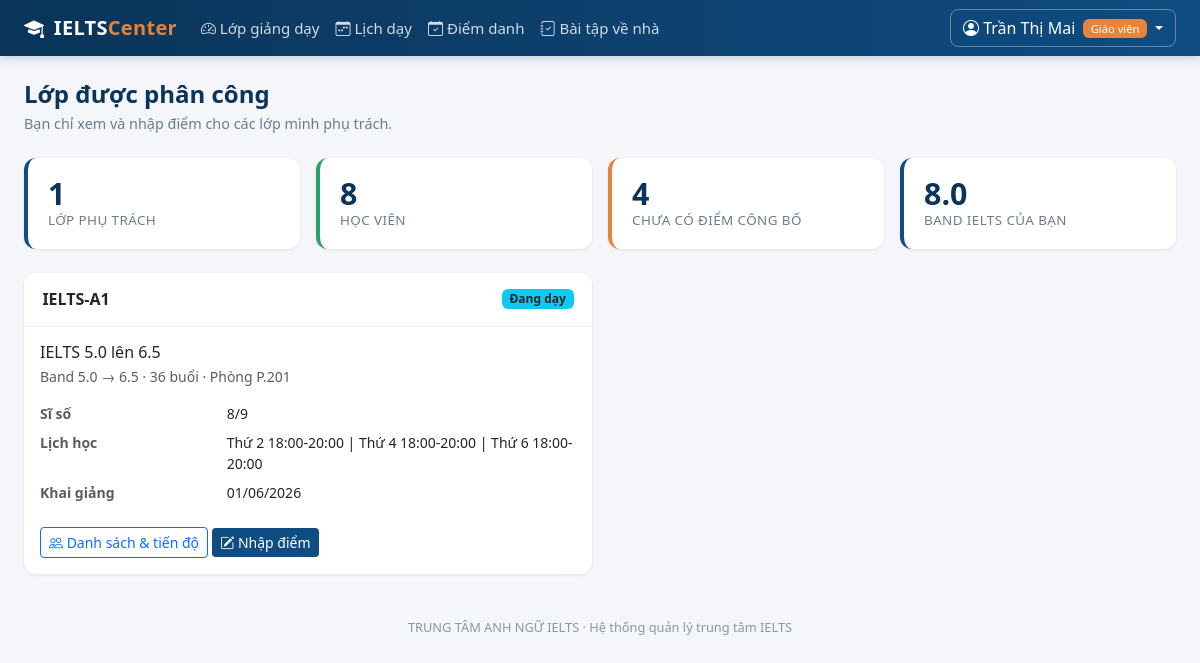
Page /giao-vien/ (signed in) on the committed database.
### models.py (models this page shows, shortened)
class User(UserMixin, db.Model):
    __tablename__ = "users"
    id = db.Column(db.Integer, primary_key=True)
    username = db.Column(db.String(50), unique=True, nullable=False, index=True)
    password_hash = db.Column(db.String(255), nullable=False)
    role = db.Column(db.String(20), nullable=False, default=ROLE_STUDENT)
    full_name = db.Column(db.String(120), nullable=False)
    email = db.Column(db.String(120))
    phone = db.Column(db.String(20))
    is_locked = db.Column(db.Boolean, default=False, nullable=False)
    failed_logins = db.Column(db.Integer, default=0, nullable=False)
    created_at = db.Column(db.DateTime, default=datetime.now)
    teacher = db.relationship(
        "TeacherProfile", back_populates="user", uselist=False, cascade="all, delete-orphan"
    )
    student = db.relationship(
        "StudentProfile", back_populates="user", uselist=False, cascade="all, delete-orphan"
    )
    @property
    def role_label(self):
        return ROLE_LABELS.get(self.role, self.role)
    @property
    def is_admin(self):
        return self.role == ROLE_ADMIN
    @property
    def is_teacher(self):
        return self.role == ROLE_TEACHER

class TeacherProfile(db.Model):
    __tablename__ = "teacher_profiles"
    id = db.Column(db.Integer, primary_key=True)
    user_id = db.Column(db.Integer, db.ForeignKey("users.id"), unique=True, nullable=False)
    degree = db.Column(db.String(150))          # bang cap
    ielts_band = db.Column(db.Float)            # band IELTS cua giao vien
    skills = db.Column(db.String(150))          # ky nang dam nhiem
    is_active = db.Column(db.Boolean, default=True, nullable=False)
    note = db.Column(db.Text)
    user = db.relationship("User", back_populates="teacher")
    classes = db.relationship("ClassRoom", back_populates="teacher")

class ClassRoom(db.Model):
    __tablename__ = "classes"
    id = db.Column(db.Integer, primary_key=True)
    code = db.Column(db.String(20), unique=True, nullable=False)
    course_id = db.Column(db.Integer, db.ForeignKey("courses.id"), nullable=False)
    teacher_id = db.Column(db.Integer, db.ForeignKey("teacher_profiles.id"))
    room = db.Column(db.String(30))
    start_date = db.Column(db.Date)
    max_size = db.Column(db.Integer, default=20, nullable=False)
    status = db.Column(db.String(20), default="open", nullable=False)
    course = db.relationship("Course", back_populates="classes")
    teacher = db.relationship("TeacherProfile", back_populates="classes")
    schedules = db.relationship(
        "Schedule", back_populates="classroom", cascade="all, delete-orphan"
    )
    enrollments = db.relationship(
        "Enrollment", back_populates="classroom", cascade="all, delete-orphan"
    )
    homework_assignments = db.relationship(
        "Homework", back_populates="classroom", cascade="all, delete-orphan"
    )
    @property
    def status_label(self):
        return CLASS_STATUS.get(self.status, self.status)
    @property
    def current_size(self):
        return len([e for e in self.enrollments if e.status in ("studying", "reserved")])
    @property
    def schedule_display(self):
        if not self.schedules:
            return "Chưa xếp lịch"
        return " | ".join(
            f"{WEEKDAYS[s.weekday]} {s.start_time}-{s.end_time}" for s in self.schedules
        )

class Course(db.Model):
    __tablename__ = "courses"
    id = db.Column(db.Integer, primary_key=True)
    code = db.Column(db.String(20), unique=True, nullable=False)
    name = db.Column(db.String(150), nullable=False)
    entry_band = db.Column(db.Float, nullable=False)
    target_band = db.Column(db.Float, nullable=False)
    sessions = db.Column(db.Integer, nullable=False, default=36)
    tuition = db.Column(db.Integer, nullable=False, default=0)   # hoc phi (VND)
    is_open = db.Column(db.Boolean, default=True, nullable=False)
    description = db.Column(db.Text)
    classes = db.relationship("ClassRoom", back_populates="course")

class Enrollment(db.Model):
    __tablename__ = "enrollments"
    __table_args__ = (db.UniqueConstraint("student_id", "class_id", name="uq_student_class"),)
    id = db.Column(db.Integer, primary_key=True)
    student_id = db.Column(db.Integer, db.ForeignKey("student_profiles.id"), nullable=False)
    class_id = db.Column(db.Integer, db.ForeignKey("classes.id"), nullable=False)
    enrolled_at = db.Column(db.DateTime, default=datetime.now)
    status = db.Column(db.String(20), default="studying", nullable=False)
    student = db.relationship("StudentProfile", back_populates="enrollments")
    classroom = db.relationship("ClassRoom", back_populates="enrollments")
    scores = db.relationship(
        "ScoreRecord", back_populates="enrollment", cascade="all, delete-orphan"
    )
    attendance_records = db.relationship(
        "AttendanceRecord",
        back_populates="enrollment",
        cascade="all, delete-orphan",
        order_by="AttendanceRecord.attendance_date.desc()",
    )
    homework_submissions = db.relationship(
        "HomeworkSubmission",
        back_populates="enrollment",
        cascade="all, delete-orphan",
        order_by="HomeworkSubmission.submitted_at.desc()",
    )

class Schedule(db.Model):
    __tablename__ = "schedules"
    id = db.Column(db.Integer, primary_key=True)
    class_id = db.Column(db.Integer, db.ForeignKey("classes.id"), nullable=False)
    weekday = db.Column(db.Integer, nullable=False)      # 0 = Thu 2
    start_time = db.Column(db.String(5), nullable=False)  # 'HH:MM'
    end_time = db.Column(db.String(5), nullable=False)
    classroom = db.relationship("ClassRoom", back_populates="schedules")

### blueprints/teacher.py (the view)
@teacher_bp.route("/")
def dashboard():
    classes = my_classes()
    total_students = sum(c.current_size for c in classes)
    pending = 0
    for c in classes:
        for e in c.enrollments:
            if e.status != "stopped" and not any(s.is_published for s in e.scores):
                pending += 1
    return render_template(
        "teacher/dashboard.html",
        classes=classes,
        total_students=total_students,
        pending=pending,
    )

### blueprints/teacher.py (called while the page is built)
@teacher_bp.before_request
@teacher_required
def _guard():
    return None

def my_classes():
    profile = current_user.teacher
    if profile is None:
        return []
    return (
        ClassRoom.query.filter_by(teacher_id=profile.id).order_by(ClassRoom.code).all()
    )

### models.py (called while the page is built)
@login_manager.user_loader
def load_user(user_id):
    return db.session.get(User, int(user_id))

### utils.py (called while the page is built)
def role_required(*roles):
    def decorator(view):
        @wraps(view)
        def wrapper(*args, **kwargs):
            if not current_user.is_authenticated:
                flash("Vui lòng đăng nhập để tiếp tục.", "warning")
                return redirect(url_for("auth.login"))
            if current_user.role not in roles:
                abort(403)
            return view(*args, **kwargs)
        return wrapper
    return decorator

### templates/teacher/dashboard.html (shortened to what this page needs)
{% extends "base.html" %}
{% block content %}
<h4 class="page-title">Lớp được phân công</h4>
<p class="page-sub mb-4">Bạn chỉ xem và nhập điểm cho các lớp mình phụ trách.</p>
<div class="row g-3 mb-4">
  <div class="col-6 col-lg-3">
    <div class="stat-card">
      <div class="stat-value">{{ classes|length }}</div>
      <div class="stat-label">Lớp phụ trách</div>
    </div>
  </div>
  <div class="col-6 col-lg-3">
    <div class="stat-card green">
      <div class="stat-value">{{ total_students }}</div>
      <div class="stat-label">Học viên</div>
    </div>
  </div>
  <div class="col-6 col-lg-3">
    <div class="stat-card accent">
      <div class="stat-value">{{ pending }}</div>
      <div class="stat-label">Chưa có điểm công bố</div>
    </div>
  </div>
  <div class="col-6 col-lg-3">
    <div class="stat-card">
      <div class="stat-value">{{ current_user.teacher.ielts_band or '—' }}</div>
      <div class="stat-label">Band IELTS của bạn</div>
    </div>
  </div>
</div>
<div class="row g-3">
{% for c in classes %}
  <div class="col-lg-6">
    <div class="card h-100">
      <div class="card-header d-flex justify-content-between align-items-center">
        <span>{{ c.code }}</span>
        <span class="badge bg-info text-dark">{{ c.status_label }}</span>
      </div>
      <div class="card-body">
        <h6 class="mb-1">{{ c.course.name }}</h6>
        <p class="small text-muted mb-3">
          Band {{ c.course.entry_band }} → {{ c.course.target_band }} ·
          {{ c.course.sessions }} buổi · Phòng {{ c.room or '—' }}
        </p>
        <dl class="row small mb-3">
          <dt class="col-4 text-muted">Sĩ số</dt><dd class="col-8">{{ c.current_size }}/{{ c.max_size }}</dd>
          <dt class="col-4 text-muted">Lịch học</dt><dd class="col-8">{{ c.schedule_display }}</dd>
          <dt class="col-4 text-muted">Khai giảng</dt><dd class="col-8">{{ c.start_date | date_vn }}</dd>
        </dl>
        <a href="{{ url_for('teacher.class_detail', class_id=c.id) }}" class="btn btn-sm btn-outline-primary">
          <i class="bi bi-people"></i> Danh sách & tiến độ
        </a>
        <a href="{{ url_for('teacher.enter_scores', class_id=c.id) }}" class="btn btn-sm btn-primary" style="background:var(--brand);border:none">
          <i class="bi bi-pencil-square"></i> Nhập điểm
        </a>
      </div>
    </div>
  </div>
{% else %}
  <div class="col-12">
    <div class="alert alert-info">Bạn chưa được phân công lớp nào. Liên hệ quản trị viên để được phân lớp.</div>
  </div>
{% endfor %}
</div>
{% endblock %}

### templates/base.html (shortened to what this page needs)
<!DOCTYPE html>
<html lang="vi">
<head>
  <link href="{{ url_for('static', filename='vendor/bootstrap/bootstrap.min.css') }}" rel="stylesheet">
  <link href="{{ url_for('static', filename='vendor/bootstrap-icons/bootstrap-icons.min.css') }}" rel="stylesheet">
  <link rel="stylesheet" href="{{ url_for('static', filename='css/style.css') }}">
</head>
<body class="{% if not current_user.is_authenticated %}page-auth{% endif %}">
{% if current_user.is_authenticated %}
<nav class="navbar navbar-expand-lg app-navbar sticky-top">
  <div class="container-fluid px-4">
    <a class="navbar-brand" href="{{ url_for('auth.index') }}">
      <i class="bi bi-mortarboard-fill me-1"></i> IELTS<span class="brand-light">Center</span>
    </a>
    <div class="collapse navbar-collapse" id="mainNav">
      <ul class="navbar-nav me-auto">
        {% if current_user.is_admin %}
          <li class="nav-item"><a class="nav-link" href="{{ url_for('admin.dashboard') }}"><i class="bi bi-speedometer2"></i> Tổng quan</a></li>
          <li class="nav-item"><a class="nav-link" href="{{ url_for('admin.courses') }}"><i class="bi bi-journal-bookmark"></i> Khóa học</a></li>
          <li class="nav-item"><a class="nav-link" href="{{ url_for('admin.classes') }}"><i class="bi bi-people"></i> Lớp học</a></li>
          <li class="nav-item"><a class="nav-link" href="{{ url_for('admin.schedule_management') }}"><i class="bi bi-calendar-week"></i> Lịch học</a></li>
          <li class="nav-item"><a class="nav-link" href="{{ url_for('admin.teachers') }}"><i class="bi bi-person-video3"></i> Giáo viên</a></li>
          <li class="nav-item"><a class="nav-link" href="{{ url_for('admin.students') }}"><i class="bi bi-person-badge"></i> Học viên</a></li>
          <li class="nav-item"><a class="nav-link" href="{{ url_for('admin.attendance_report') }}"><i class="bi bi-calendar-check"></i> Điểm danh</a></li>
          <li class="nav-item"><a class="nav-link" href="{{ url_for('admin.accounts') }}"><i class="bi bi-shield-lock"></i> Tài khoản</a></li>
          <li class="nav-item"><a class="nav-link" href="{{ url_for('admin.scores') }}"><i class="bi bi-clipboard-data"></i> Kết quả</a></li>
        {% elif current_user.is_teacher %}
          <li class="nav-item"><a class="nav-link" href="{{ url_for('teacher.dashboard') }}"><i class="bi bi-speedometer2"></i> Lớp giảng dạy</a></li>
          <li class="nav-item"><a class="nav-link" href="{{ url_for('teacher.schedule') }}"><i class="bi bi-calendar-week"></i> Lịch dạy</a></li>
          <li class="nav-item"><a class="nav-link" href="{{ url_for('teacher.attendance') }}"><i class="bi bi-calendar-check"></i> Điểm danh</a></li>
          <li class="nav-item"><a class="nav-link" href="{{ url_for('teacher.homework_list') }}"><i class="bi bi-journal-check"></i> Bài tập về nhà</a></li>
        {% endif %}
      </ul>
      <div class="dropdown">
        <a class="btn btn-user dropdown-toggle" href="#" data-bs-toggle="dropdown">
          <i class="bi bi-person-circle"></i>
          {{ current_user.full_name }}
          <span class="badge role-badge ms-1">{{ current_user.role_label }}</span>
        </a>
      </div>
    </div>
  </div>
</nav>
{% endif %}
<main class="{% if current_user.is_authenticated %}container-fluid px-4 py-4{% else %}auth-wrapper{% endif %}">
  {% block content %}{% endblock %}
</main>
{% if current_user.is_authenticated %}
<footer class="app-footer">
  {{ CENTER_NAME }} · Hệ thống quản lý trung tâm IELTS
</footer>
{% endif %}
</body>
</html>

### static/css/style.css (style rules this page uses)
:root { --brand: #0f4c81; --brand-dark: #0a3459; --brand-light: #4a90c2; --accent: #e8833a; --surface: #f4f6f9; }
body { background: var(--surface); font-family: "Segoe UI", Roboto, "Helvetica Neue", Arial, sans-serif; color: #23303d; min-height: 100vh; }
.app-navbar { background: linear-gradient(90deg, var(--brand-dark), var(--brand)); box-shadow: 0 2px 10px rgba(15, 76, 129, .25); }
.app-navbar .navbar-brand { color: #fff; font-weight: 700; letter-spacing: .3px; }
.app-navbar .brand-light { color: var(--accent); }
.app-navbar .nav-link { color: rgba(255, 255, 255, .82); font-size: .94rem; padding: .5rem .85rem; border-radius: 6px; }
.btn-user { color: #fff; border: 1px solid rgba(255,255,255,.35); border-radius: 8px; }
.role-badge { background: var(--accent); font-weight: 500; font-size: .7rem; }
.card { border: none; border-radius: 12px; box-shadow: 0 1px 3px rgba(16, 40, 66, .09); }
.card-header { background: #fff; border-bottom: 1px solid #e7ecf2; font-weight: 600; border-radius: 12px 12px 0 0 !important; padding: .9rem 1.15rem; }
.page-title { font-weight: 700; color: var(--brand-dark); margin-bottom: .25rem; }
.page-sub { color: #6b7c8f; font-size: .9rem; }
.stat-card { border-radius: 12px; padding: 1.15rem 1.25rem; background: #fff; border-left: 4px solid var(--brand); box-shadow: 0 1px 3px rgba(16, 40, 66, .09); height: 100%; }
.stat-card .stat-value { font-size: 1.9rem; font-weight: 700; color: var(--brand-dark); line-height: 1.1; }
.stat-card .stat-label { color: #6b7c8f; font-size: .84rem; text-transform: uppercase; letter-spacing: .4px; }
.stat-card.accent { border-left-color: var(--accent); }
.stat-card.green { border-left-color: #2e9e6b; }
.app-footer { text-align: center; color: #8797a8; font-size: .8rem; padding: 1.25rem 0 2rem; }

### rows in the picture
User: full_name "Trần Thị Mai", role_label "Giáo viên"
TeacherProfile: teacher "8.0"
ClassRoom: code "IELTS-A1", status_label "Đang dạy", course.name "IELTS 5.0 lên 6.5", course.entry_band "5.0", course.target_band "6.5", course.sessions "36", room "P.201", current_size "8", max_size "9", schedule_display "Thứ 2 18:00-20:00 | Thứ 4 18:00-20:00 | Thứ 6 18:00-20:00", start_date "01/06/2026"

### other values in the picture
{{ classes|length }} "1"
{{ total_students }} "8"
{{ pending }} "4"
{{ CENTER_NAME }} "TRUNG TÂM ANH NGỮ IELTS"
